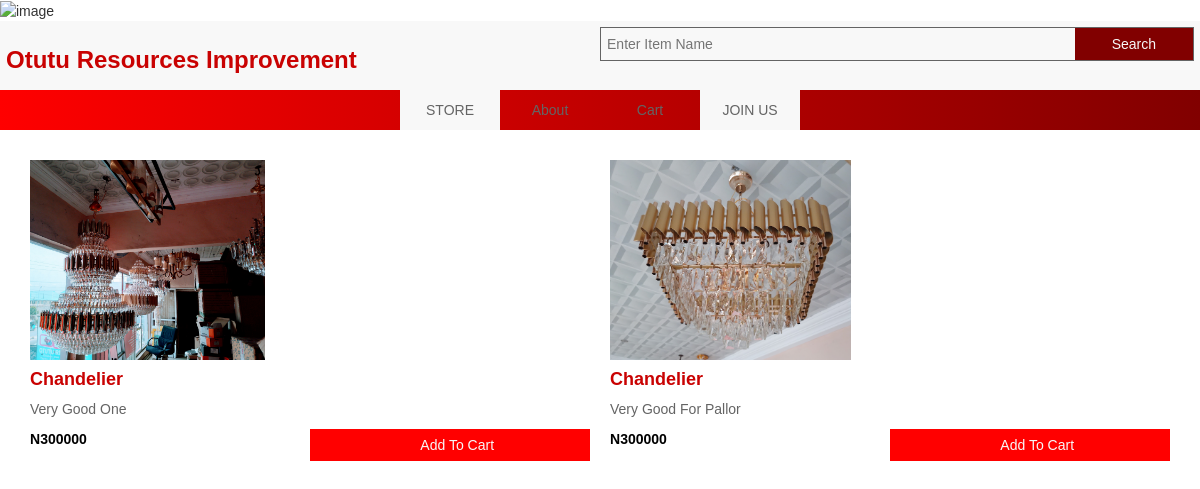
/store/, run on the app's committed database.
### store/models.py (models this page shows, shortened)
class Items(models.Model):
    name = models.CharField(max_length=150)
    out_number = models.TextField()
    but_price = models.IntegerField(default=0)
    selling_price = models.IntegerField(default=0.0)
    des = models.TextField()
    image = models.FileField(upload_to='image')
    quantity = models.IntegerField()
    is_avaliable = models.BooleanField(default=True)

### store/views.py (the view, shortened to what this page needs)
# urls.py: path('', include("store.urls")),
def store(request):
    user = request.user
    items = Items.objects.filter(is_avaliable=True).order_by('-id')
    context = {
        'items':items,
    }
    return render(request, 'store.html', context)

### template/store.html
{% extends 'extend/shop-base.html' %}
{% load static %}
{% block content %}
<div class="store">
    {% if items %}
    {% for item in items %}
    <div class="store-card">
        <div style="justify-self: left;">
            <a href="{{item.image.url}}">
                <img src="{{item.image.url}}" alt="image">
            </a>
        </div>
        <div>
            <h4>{{item.name}}</h4>
            <p>
                {{item.des}}
            </p>
        </div>
        <div class="cart-action">
            <strong>N{{item.selling_price}}</strong>
            <a href="{% url 'tocart' item.id %}">
                <i class=" fa fa-plus"> <span>add to cart</span></i>
            </a>
        </div>
    </div>
    {% endfor %}
    {% endif %}
</div>
{% endblock %}

### static/css.css (style rules this page uses)
* { padding: 0px; margin: 0px; box-sizing: border-box; font-family: 'bell MT', bell 'Gill Sans', 'Gill Sans MT', Calibri, 'Trebuchet MS', sans-serif; font-family: sans-serif; }
:root { --bg: rgb(255, 0, 0); --bg2: rgb(129, 0, 0); --bg3: rgb(248, 248, 248); --text: rgb(100, 100, 100); --text2: #000000; --title: rgb(201, 2, 2); --sucess: rgb(0, 210, 221); --info: rgb(255, 109, 109); }
.store { display: flex; flex-wrap: wrap; padding: 20px; }
.store-card { width: 50%; padding: 10px; }
.store-card img { width: 100%; height: 200px; object-fit: contain; }
.store-card h4 { color: var(--title); font-weight: bold; text-transform: capitalize; width: auto; }
.store-card p { color: var(--text); font-weight: lighter; text-transform: capitalize; width: 100%; }
.cart-action { display: flex; }
.cart-action strong { width: 50%; color: var(--text2); }
.cart-action a { width: 50%; color: var(--bg3); background-color: var(--bg); padding: 6px; text-align: center; text-transform: capitalize; }

### data on the page
Items: image (picture), name "Chandelier", des "Very Good One", selling_price "300000"
Items: image (picture), name "Chandelier", des "Very Good For Pallor", selling_price "300000"
